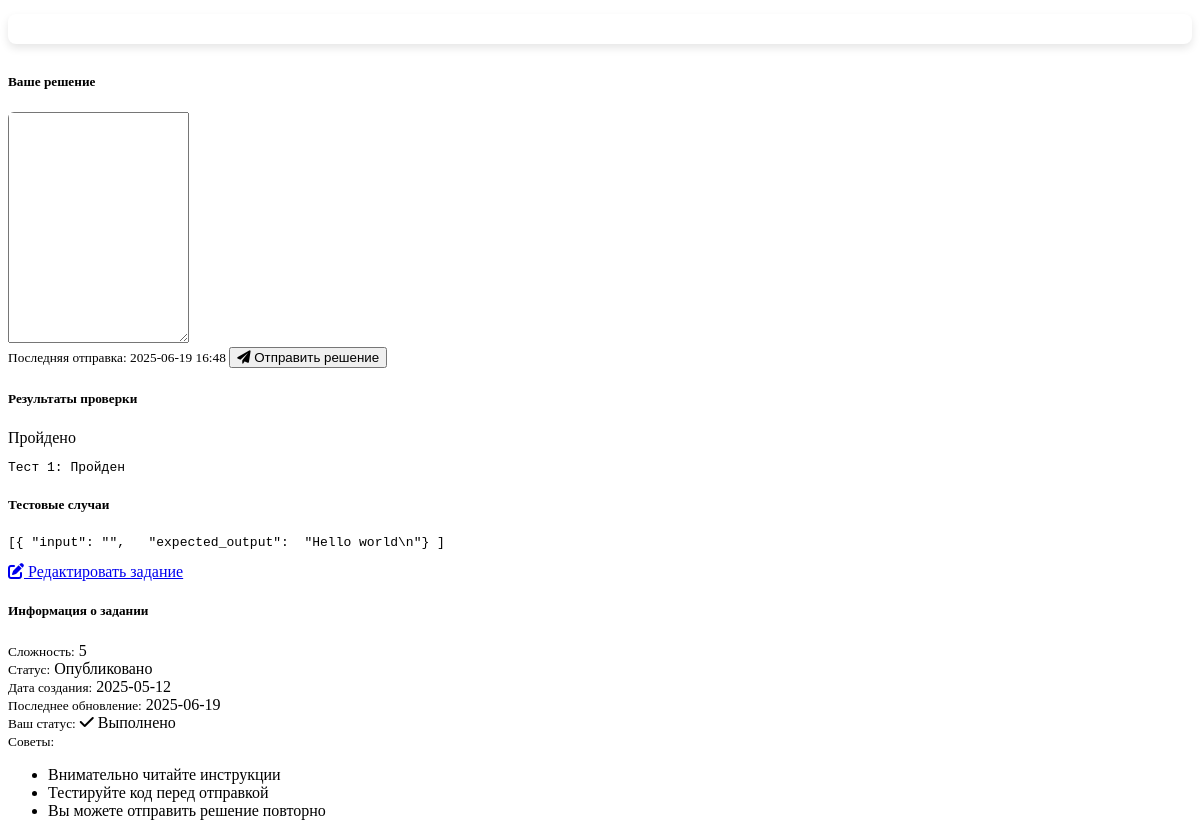
The app's page /assignments/1 (lower part), older data.
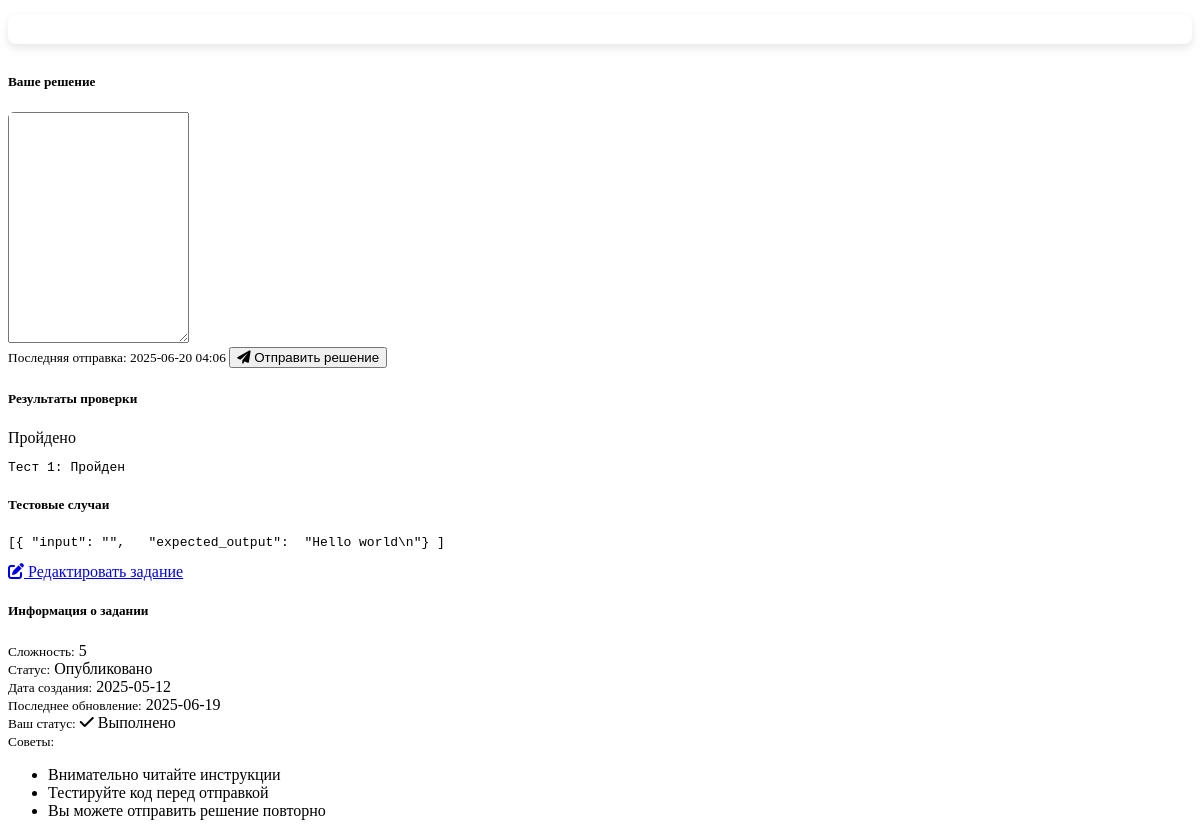
The same page, newer data.
### models.py (models this page shows, shortened)
class Submission(db.Model):
    id = db.Column(db.Integer, primary_key=True)
    student_name = db.Column(db.String(100), nullable=False, default="Аноним")
    assignment_id = db.Column(db.Integer, db.ForeignKey('assignment.id'), nullable=False)
    code = db.Column(db.Text, nullable=False)
    result = db.Column(db.String(20), default="Not evaluated")
    feedback = db.Column(db.Text)
    date_submitted = db.Column(db.DateTime, default=datetime.utcnow)

### app.py (the view)
@app.route('/assignments/<int:assignment_id>')
def assignment_detail(assignment_id):
    assignment = Assignment.query.get_or_404(assignment_id)
    if not assignment.is_published:
        abort(404)
    submission_form = SubmissionForm()
    submission = Submission.query.filter_by(assignment_id=assignment_id).order_by(
        Submission.date_submitted.desc()).first()
    return render_template(
        'assignment_detail.html',
        title=assignment.title,
        assignment=assignment,
        form=submission_form,
        submission=submission
    )

### forms.py
class SubmissionForm(FlaskForm):
    code = StringField('Код', validators=[DataRequired()])
    submit = SubmitField('Отправить решение')  # Добавлено

### templates/assignment_detail.html (shortened to what the changed rows need)
{% extends "layout.html" %}
{% block content %}
<div class="container">
    {% if 'title' in form.__dict__ and not submission %}
    <div class="row">
        <div class="col-md-10 mx-auto">
            <div class="card">
                <div class="card-header">
                    <h3 class="mb-0">{{ legend or 'Детали задания' }}</h3>
                </div>
                <div class="card-body">
                    <form method="POST" action="">
                        {{ form.hidden_tag() }}
                        <div class="mb-3">
                            {{ form.title.label(class="form-label") }}
                            {% if form.title.errors %}
                                {{ form.title(class="form-control is-invalid") }}
                                <div class="invalid-feedback">
                                    {% for error in form.title.errors %}
                                        <span>{{ error }}</span>
                                    {% endfor %}
                                </div>
                            {% else %}
                                {{ form.title(class="form-control") }}
                            {% endif %}
                        </div>
                        <div class="mb-3">
                            {{ form.description.label(class="form-label") }}
                            {% if form.description.errors %}
                                {{ form.description(class="form-control is-invalid", rows=10) }}
                                <div class="invalid-feedback">
                                    {% for error in form.description.errors %}
                                        <span>{{ error }}</span>
                                    {% endfor %}
                                </div>
                            {% else %}
                                {{ form.description(class="form-control", rows=10) }}
                            {% endif %}
                        </div>
                        <div class="mb-3">
                            {{ form.tests.label(class="form-label") }}
                            {% if form.tests.errors %}
                                {{ form.tests(class="form-control is-invalid", rows=8) }}
                                <div class="invalid-feedback">
                                    {% for error in form.tests.errors %}
                                        <span>{{ error }}</span>
                                    {% endfor %}
                                </div>
                            {% else %}
                                {{ form.tests(class="form-control", rows=8) }}
                            {% endif %}
                            <div class="form-text">
                                Введите тестовые случаи в формате JSON массива. Пример:
                                <code>[{"input": "тестовый ввод", "expected_output": "ожидаемый вывод"}]</code>
                            </div>
                        </div>
                        <div class="mb-3">
                            {{ form.difficulty.label(class="form-label") }}
                            {{ form.difficulty(class="form-select") }}
                        </div>
                        <div class="mb-3 form-check">
                            {{ form.is_published(class="form-check-input") }}
                            {{ form.is_published.label(class="form-check-label") }}
                        </div>
                        <div class="d-flex justify-content-between">
                            <a href="{{ url_for('assignments') }}" class="btn btn-secondary">Отмена</a>
                            {{ form.submit(class="btn btn-primary") }}
                        </div>
                    </form>
                </div>
            </div>
        </div>
    </div>
    {% else %}
    <div class="row">
        <div class="col-md-8">
            <div class="card mb-4">
                <div class="card-body">
                    <div class="card mb-4">
                        <div class="card-footer d-flex justify-content-between">
                            <small class="text-muted">
                                {% if submission %}
                                Последняя отправка: {{ submission.date_submitted.strftime('%Y-%m-%d %H:%M') }}
                                {% else %}
                                Еще не отправлено
                                {% endif %}
                            </small>
                            <button type="button" id="manual-submit" class="btn btn-primary">
                                <i class="fas fa-paper-plane me-1"></i> Отправить решение
                            </button>
                        </div>
                    </div>
                    </div>
                    {% if submission %}
                    <div class="card">
                        <div class="card-header d-flex justify-content-between align-items-center">
                            <h5 class="mb-0">Результаты проверки</h5>
                            <span class="badge {% if submission.result == 'Passed' %}bg-success{% else %}bg-danger{% endif %}">
                                {% if submission.result == 'Passed' %}Пройдено{% else %}Не пройдено{% endif %}
                            </span>
                        </div>
                        <div class="card-body">
                            <pre class="bg-dark text-light p-3 rounded">{{ submission.feedback }}</pre>
                        </div>
                    </div>
                    {% endif %}
                </div>
            </div>
        </div>
    </div>
    {% endif %}
</div>
{% endblock %}

Row changes from the older to the newer data that the page shows:
no longer on this page (row unchanged): Submission: date_submitted "2025-06-19 16:48", feedback "Тест 1: Пройден"
added Submission: date_submitted "2025-06-20 04:06", feedback "Тест 1: Пройден"
